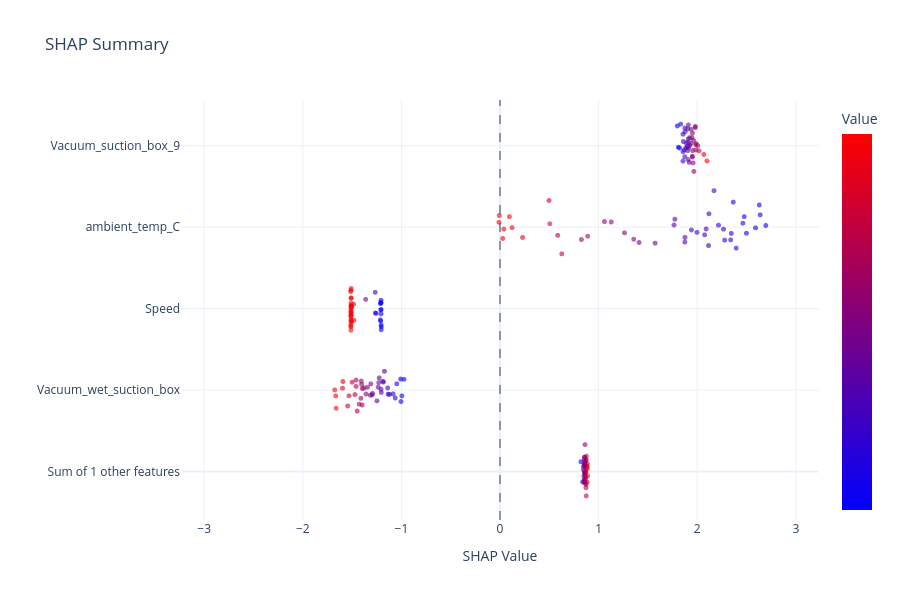

Source (notebook cell):
### Code cell
tables, figures = ask_engine(params = {
    "target": "steam",
    "grade": "3200115",
    "start": "2026-03-01",
    "end": "2026-03-10",
    "max_rows": 200,
    "background_rows": 200,
    "max_features":5,
}, endpoint="shap"
)
